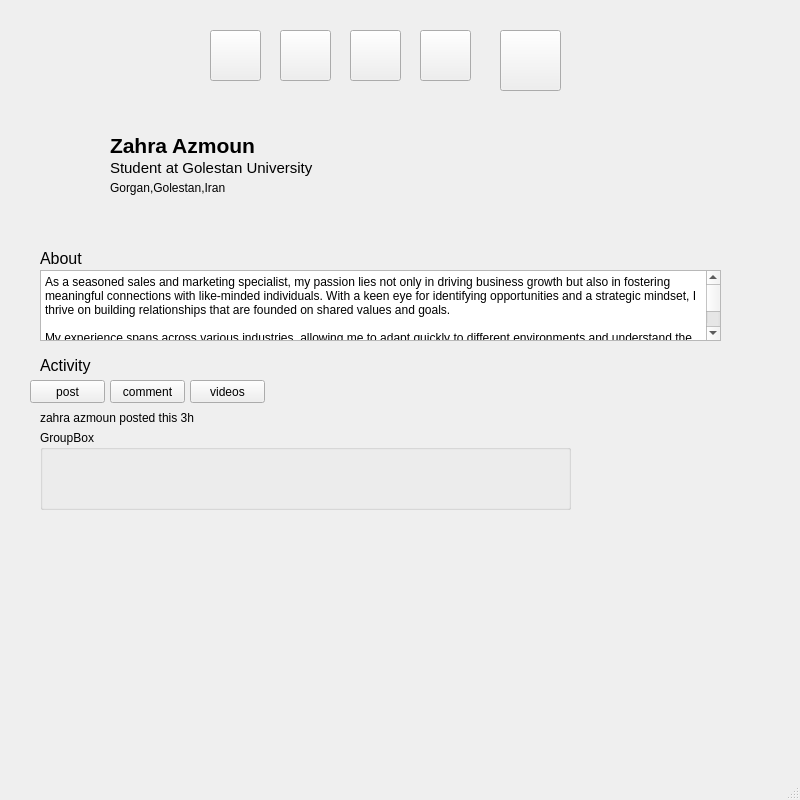
<?xml version="1.0" encoding="UTF-8"?>
<ui version="4.0">
 <class>MainWindow11</class>
 <widget class="QMainWindow" name="MainWindow11">
  <property name="geometry">
   <rect>
    <x>0</x>
    <y>0</y>
    <width>800</width>
    <height>800</height>
   </rect>
  </property>
  <property name="windowTitle">
   <string>MainWindow</string>
  </property>
  <widget class="QWidget" name="centralwidget">
   <widget class="QPushButton" name="pushButton_2">
    <property name="geometry">
     <rect>
      <x>210</x>
      <y>30</y>
      <width>51</width>
      <height>51</height>
     </rect>
    </property>
    <property name="toolTip">
     <string>oplplplp</string>
    </property>
    <property name="styleSheet">
     <string notr="true">background-image: url(:/new/prefix1/home1.png);</string>
    </property>
    <property name="text">
     <string/>
    </property>
   </widget>
   <widget class="QPushButton" name="pushButton_4">
    <property name="geometry">
     <rect>
      <x>420</x>
      <y>30</y>
      <width>51</width>
      <height>51</height>
     </rect>
    </property>
    <property name="styleSheet">
     <string notr="true">background-image: url(:/new/prefix2/massage.png);</string>
    </property>
    <property name="text">
     <string/>
    </property>
   </widget>
   <widget class="QPushButton" name="pushButton_8">
    <property name="geometry">
     <rect>
      <x>280</x>
      <y>30</y>
      <width>51</width>
      <height>51</height>
     </rect>
    </property>
    <property name="styleSheet">
     <string notr="true">background-image: url(:/new/prefix2/network.png);</string>
    </property>
    <property name="text">
     <string/>
    </property>
   </widget>
   <widget class="QPushButton" name="pushButton_5">
    <property name="geometry">
     <rect>
      <x>500</x>
      <y>30</y>
      <width>61</width>
      <height>61</height>
     </rect>
    </property>
    <property name="styleSheet">
     <string notr="true">background-image: url(:/new/prefix1/ana1.jpg);</string>
    </property>
    <property name="text">
     <string/>
    </property>
   </widget>
   <widget class="QPushButton" name="pushButton_3">
    <property name="geometry">
     <rect>
      <x>350</x>
      <y>30</y>
      <width>51</width>
      <height>51</height>
     </rect>
    </property>
    <property name="styleSheet">
     <string notr="true">background-image: url(:/new/prefix2/jobs.png);</string>
    </property>
    <property name="text">
     <string/>
    </property>
   </widget>
   <widget class="QLabel" name="label">
    <property name="geometry">
     <rect>
      <x>40</x>
      <y>130</y>
      <width>61</width>
      <height>61</height>
     </rect>
    </property>
    <property name="styleSheet">
     <string notr="true">background-image: url(:/new/prefix1/ana1.jpg);</string>
    </property>
    <property name="text">
     <string/>
    </property>
   </widget>
   <widget class="QLabel" name="label_2">
    <property name="geometry">
     <rect>
      <x>110</x>
      <y>160</y>
      <width>211</width>
      <height>16</height>
     </rect>
    </property>
    <property name="font">
     <font>
      <pointsize>11</pointsize>
     </font>
    </property>
    <property name="text">
     <string>Student at Golestan University</string>
    </property>
   </widget>
   <widget class="QLabel" name="label_3">
    <property name="geometry">
     <rect>
      <x>110</x>
      <y>130</y>
      <width>181</width>
      <height>31</height>
     </rect>
    </property>
    <property name="font">
     <font>
      <pointsize>16</pointsize>
      <weight>75</weight>
      <bold>true</bold>
     </font>
    </property>
    <property name="text">
     <string>Zahra Azmoun</string>
    </property>
   </widget>
   <widget class="QLabel" name="label_4">
    <property name="geometry">
     <rect>
      <x>110</x>
      <y>180</y>
      <width>161</width>
      <height>16</height>
     </rect>
    </property>
    <property name="text">
     <string>Gorgan,Golestan,Iran</string>
    </property>
   </widget>
   <widget class="QPlainTextEdit" name="plainTextEdit">
    <property name="geometry">
     <rect>
      <x>40</x>
      <y>270</y>
      <width>681</width>
      <height>71</height>
     </rect>
    </property>
    <property name="plainText">
     <string>As a seasoned sales and marketing specialist, my passion lies not only in driving business growth but also in fostering meaningful connections with like-minded individuals. With a keen eye for identifying opportunities and a strategic mindset, I thrive on building relationships that are founded on shared values and goals.

My experience spans across various industries, allowing me to adapt quickly to different environments and understand the unique needs of diverse audiences. Whether it's crafting compelling marketing campaigns or implementing effective sales strategies, I am committed to delivering results that exceed expectations.

What sets me apart is my genuine enthusiasm for collaboration and networking. I believe that success is not achieved in isolation but through the collective efforts of a supportive community. By connecting with fellow professionals who share my passion for innovation and excellence, I strive to create synergies that drive mutual growth and success.

Through active engagement on platforms like LinkedIn, I aim to facilitate meaningful conversations, exchange insights, and explore new possibilities together. I invite like-minded individuals to join me on this journey as we navigate the ever-evolving landscape of sales and marketing, inspired by our shared drive for excellence and impact. Let's connect and make great things happen!</string>
    </property>
   </widget>
   <widget class="QLabel" name="label_5">
    <property name="geometry">
     <rect>
      <x>40</x>
      <y>250</y>
      <width>91</width>
      <height>16</height>
     </rect>
    </property>
    <property name="font">
     <font>
      <pointsize>12</pointsize>
     </font>
    </property>
    <property name="text">
     <string>About</string>
    </property>
   </widget>
   <widget class="QLabel" name="label_6">
    <property name="geometry">
     <rect>
      <x>40</x>
      <y>350</y>
      <width>71</width>
      <height>31</height>
     </rect>
    </property>
    <property name="font">
     <font>
      <pointsize>12</pointsize>
     </font>
    </property>
    <property name="text">
     <string>Activity</string>
    </property>
   </widget>
   <widget class="QLabel" name="label_7">
    <property name="geometry">
     <rect>
      <x>40</x>
      <y>410</y>
      <width>181</width>
      <height>16</height>
     </rect>
    </property>
    <property name="text">
     <string>zahra azmoun posted this 3h</string>
    </property>
   </widget>
   <widget class="QPushButton" name="pushButton">
    <property name="geometry">
     <rect>
      <x>30</x>
      <y>380</y>
      <width>75</width>
      <height>23</height>
     </rect>
    </property>
    <property name="text">
     <string>post</string>
    </property>
   </widget>
   <widget class="QPushButton" name="pushButton_6">
    <property name="geometry">
     <rect>
      <x>110</x>
      <y>380</y>
      <width>75</width>
      <height>23</height>
     </rect>
    </property>
    <property name="text">
     <string>comment</string>
    </property>
   </widget>
   <widget class="QPushButton" name="pushButton_7">
    <property name="geometry">
     <rect>
      <x>190</x>
      <y>380</y>
      <width>75</width>
      <height>23</height>
     </rect>
    </property>
    <property name="text">
     <string>videos</string>
    </property>
   </widget>
   <widget class="QGroupBox" name="groupBox">
    <property name="geometry">
     <rect>
      <x>40</x>
      <y>430</y>
      <width>531</width>
      <height>80</height>
     </rect>
    </property>
    <property name="title">
     <string>GroupBox</string>
    </property>
   </widget>
  </widget>
  <widget class="QMenuBar" name="menubar">
   <property name="geometry">
    <rect>
     <x>0</x>
     <y>0</y>
     <width>800</width>
     <height>21</height>
    </rect>
   </property>
  </widget>
  <widget class="QStatusBar" name="statusbar"/>
 </widget>
 <resources/>
 <connections/>
</ui>
